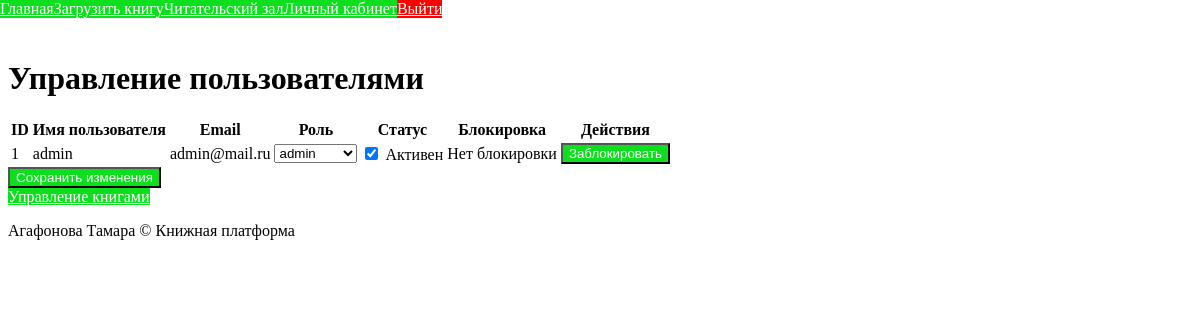
/admin/users (signed in), run on an earlier commit of the app's database.
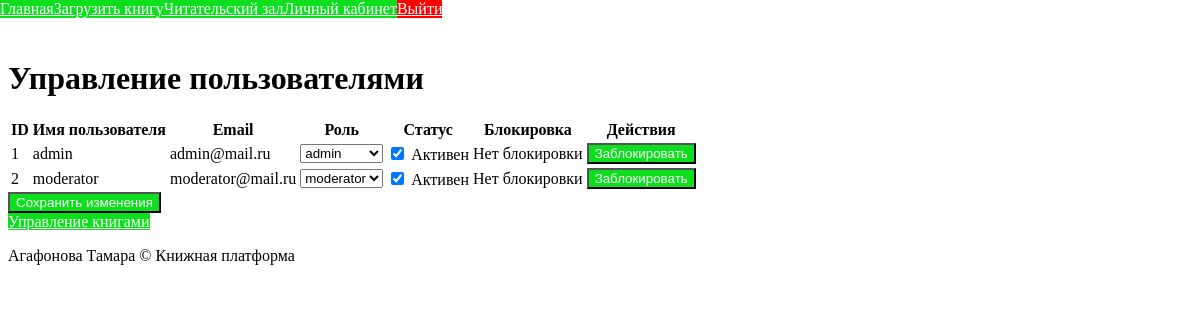
And on a later commit of the database.
### app/auth/models.py (models this page shows, shortened)
class User(db.Model, UserMixin):
    __tablename__ = 'users'
    id = db.Column(db.Integer, primary_key=True)
    username = db.Column(db.String(100), unique=True, nullable=False)
    email = db.Column(db.String(120), unique=True, nullable=False)
    password_hash = db.Column(db.String(255), nullable=False)
    role = db.Column(db.Enum(UserRole), default=UserRole.USER)
    first_name = db.Column(db.String(50))
    last_name = db.Column(db.String(50))
    bio = db.Column(db.Text)
    avatar = db.Column(db.String(255))
    created_at = db.Column(db.DateTime, default=datetime.now)
    last_login = db.Column(db.DateTime)
    books = db.relationship('Book', backref='author', lazy='dynamic')
    reading_clubs = db.relationship('ReadingClub', secondary='club_members', back_populates='members')
    recommendations = db.relationship('BookRecommendation', backref='user')
    is_active_status = db.Column(db.Boolean, default=True)
    blocked_until = db.Column(db.DateTime, nullable=True)
    block_reason = db.Column(db.String(255), nullable=True)
    failed_login_attempts = db.Column(db.Integer, default=0)
    last_failed_login = db.Column(db.DateTime, nullable=True)
    @property
    def is_active(self):
        if not self.is_active_status:
            return False
        if self.blocked_until and self.blocked_until > datetime.now():
            return False
        if self.blocked_until and self.blocked_until <= datetime.now():
            self.blocked_until = None
            self.failed_login_attempts = 0
        return True

### app/user/routes.py (the view)
@admin_bp.route('/users', methods=['GET'])
@roles_required(UserRole.ADMIN)
def manage_users():
    users = User.query.all()
    return render_template(
        'admin/users.html',
        users=users,
        roles=list(UserRole),
        UserRole=UserRole
    )

### app/user/routes.py (called while the page is built)
def roles_required(*roles):
    def decorator(f):
        @wraps(f)
        def decorated_function(*args, **kwargs):
            if not current_user.is_authenticated:
                return redirect(url_for('auth.login'))
            if current_user.role not in roles:
                flash('Недостаточно прав', 'error')
                return redirect(url_for('main.index'))
            return f(*args, **kwargs)
        return decorated_function
    return decorator

### app/templates/admin/users.html (shortened to what this page needs)
{% extends "base.html" %}
{% block content %}
<div class="mui-container">
    <div class="mui-panel">
        <h1>Управление пользователями</h1>
        <form method="POST" action="{{ url_for('admin.update_users') }}">
            <table class="mui-table">
                <thead>
                    <tr>
                        <th>ID</th>
                        <th>Имя пользователя</th>
                        <th>Email</th>
                        <th>Роль</th>
                        <th>Статус</th>
                        <th>Блокировка</th>
                        <th>Действия</th>
                    </tr>
                </thead>
                <tbody>
                    {% for user in users %}
                    <tr>
                        <td>{{ user.id }}</td>
                        <td>{{ user.username }}</td>
                        <td>{{ user.email }}</td>
                        <td>
                            <select
                                name="role_{{ user.id }}"
                                class="mui-select"
                            >
                                {% for role in roles %}
                                <option
                                    value="{{ role.value }}"
                                    {% if user.role == role %}selected{% endif %}
                                >
                                    {{ role.value }}
                                </option>
                                {% endfor %}
                            </select>
                        </td>
                        <td>
                            <label class="mui-checkbox">
                                <input
                                    type="checkbox"
                                    name="active_{{ user.id }}"
                                    {% if user.is_active_status %}checked{% endif %}
                                >
                                <span>Активен</span>
                            </label>
                        </td>
                        <td>
                            {% if user.blocked_until %}
                                До: {{ user.blocked_until.strftime('%d.%m.%Y %H:%M') }}
                                <br>
                                Причина: {{ user.block_reason or 'Не указана' }}
                            {% else %}
                                Нет блокировки
                            {% endif %}
                        </td>
                        <td>
                            <div class="mui-btn-group">
                                {% if user.blocked_until %}
                                    <a href="{{ url_for('admin.unblock_user', user_id=user.id) }}"
                                        class="mui-btn mui-btn--primary"
                                    >
                                    Разблокировать
                                </a>
                                {% else %}
                                    <button
                                        type="button"
                                        class="mui-btn mui-btn--primary"
                                        onclick="openBlockModal({{ user.id }})"
                                    >
                                    Заблокировать
                                    </button>
                                {% endif %}
                            </div>
                        </td>
                    </tr>
                    {% endfor %}
                </tbody>
            </table>
            <div class="mui-row">
                <button type="submit" class="mui-btn mui-btn--primary">
                    Сохранить изменения
                </button>
            </div>
        </form>
    </div>
</div>
<div class="mui-container">
    <div class="mui-panel">
        <a href="{{ url_for('admin.manage_books') }}" class="mui-btn mui-btn--primary">Управление книгами</a>
    </div>
</div>
{% endblock %}

### app/templates/base.html (shortened to what this page needs)
<!DOCTYPE html>
<html lang="ru">
<head>
    <link href="https://cdn.jsdelivr.net/npm/muicss@0.10.3/dist/css/mui.min.css" rel="stylesheet">
    <link rel="stylesheet" href="{{ url_for('static', filename='styles.css') }}">
</head>
<body>
    <header>
        <nav>
            <div class="mui-container" style="display: flex; align-items: center; position: fixed; top: 0; left: 0; right: 0; z-index: 1000;">
                <a href="{{ url_for('main.index') }}" class="mui-btn">Главная</a>
                {% if current_user.is_authenticated %}
                    {% if current_user.role == UserRole.MODERATOR or current_user.role == UserRole.ADMIN %}
                    <a href="{{ url_for('books.upload_book') }}" class="mui-btn">Загрузить книгу</a>
                    {% endif %}
                    <a href="{{ url_for('books.list_books') }}" class="mui-btn">Читательский зал</a>
                    <a href="{{ url_for('user.dashboard') }}" class="mui-btn">Личный кабинет</a>
                    <a href="{{ url_for('auth.logout') }}" class="mui-btn mui-btn--danger mui-btn--raised">Выйти</a>
                {% else %}
                    <a href="{{ url_for('auth.login') }}" class="mui-btn">Войти</a>
                    <a href="{{ url_for('auth.register') }}" class="mui-btn">Регистрация</a>
                {% endif %}
            </div>
        </nav>
    </header>
    <main class="mui-container" style="margin-top: 60px;">
        {% block content %}{% endblock %}
    </main>
    <footer class="mui-container">
        <p> Агафонова Тамара &copy; {{ current_year }} Книжная платформа</p>
    </footer>
</body>
</html>

### static/styles.css (style rules this page uses)
.mui-btn, button, a { background-color: #0ddf1e; color: #fff; }
.mui-btn--danger { background-color: #ff0000; color: #fff; }

What changed in the data, as far as the page shows it:
added User: id "2", username "moderator", email "moderator@mail.ru", role+id "moderator", is_active_status "☑", shows "Нет блокировки"
